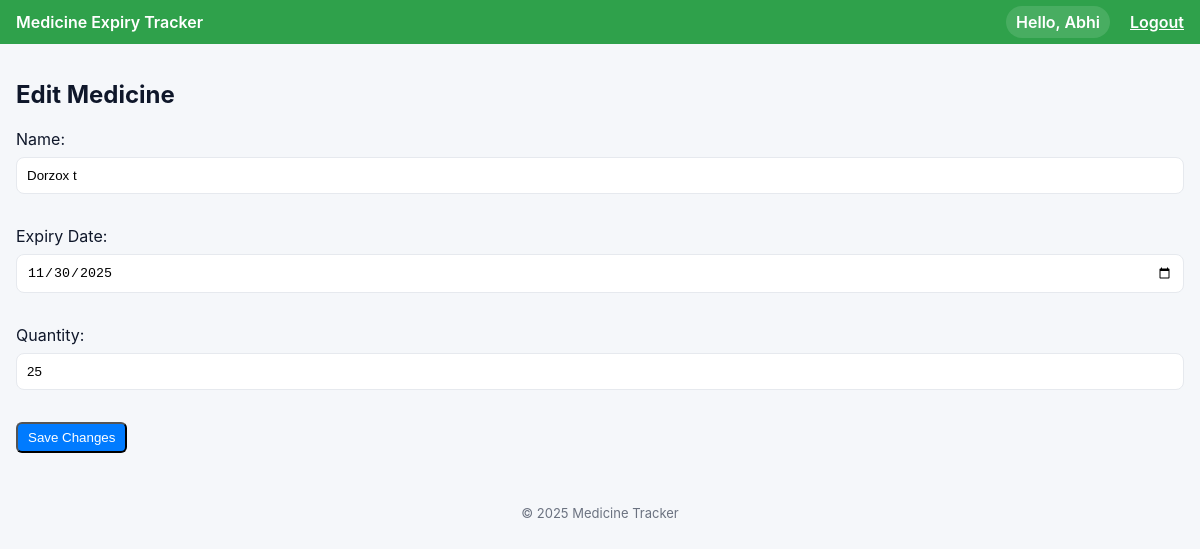
The app's page /edit/16 (signed in) with its own data.
### tables this page shows
CREATE TABLE users (
    id INTEGER PRIMARY KEY AUTOINCREMENT,
    username TEXT UNIQUE NOT NULL,
    password_hash TEXT NOT NULL,
    created_at TEXT NOT NULL
);

CREATE TABLE medicine (
    id INTEGER PRIMARY KEY AUTOINCREMENT,
    name TEXT NOT NULL,
    expiry_date TEXT NOT NULL,
    quantity INTEGER NOT NULL
, user_id INTEGER);

### app.py (the view, shortened to what this page needs)
@app.route("/edit/<int:id>", methods=["GET", "POST"])
@login_required
def edit_medicine(id):
    conn = get_db()
    med = conn.execute("SELECT * FROM medicine WHERE id=? AND user_id=?", (id, session['user_id'])).fetchone()
    return render_template("edit_medicine.html", med=med, user=get_current_user())

### app.py (called while the page is built)
@app.context_processor
def inject_datetime():
    return {'datetime': datetime}

def get_db():
    if hasattr(g, '_db'):
        return g._db
    conn = sqlite3.connect(DATABASE)
    conn.row_factory = sqlite3.Row
    g._db = conn
    return conn

@app.teardown_appcontext
def close_connection(exception):
    db = getattr(g, '_db', None)
    if db is not None:
        db.close()

def init_db():
    conn = get_db()
    conn.execute("""
    CREATE TABLE IF NOT EXISTS users (
        id INTEGER PRIMARY KEY AUTOINCREMENT,
        username TEXT UNIQUE NOT NULL,
        password_hash TEXT NOT NULL,
        created_at TEXT NOT NULL
    )
    """)
    conn.execute("""
    CREATE TABLE IF NOT EXISTS medicine (
        id INTEGER PRIMARY KEY AUTOINCREMENT,
        name TEXT NOT NULL,
        expiry_date TEXT NOT NULL,
        quantity INTEGER NOT NULL,
        user_id INTEGER NOT NULL,
        FOREIGN KEY (user_id) REFERENCES users (id)
    )
    """)
    conn.commit()

@app.before_request
def startup():
    if not hasattr(g, 'db_initialized'):
        init_db()
        g.db_initialized = True

def login_required(f):
    @wraps(f)
    def decorated_function(*args, **kwargs):
        if 'user_id' not in session:
            flash("Please login to access that page.", "warning")
            return redirect(url_for('login', next=request.path))
        return f(*args, **kwargs)
    return decorated_function

def get_current_user():
    if 'user_id' in session:
        conn = get_db()
        user = conn.execute("SELECT id, username FROM users WHERE id = ?", (session['user_id'],)).fetchone()
        return user
    return None

### templates/edit_medicine.html
{% extends "base.html" %}
{% block content %}
<h2>Edit Medicine</h2>
<form method="POST">
    <label>Name:</label><br>
    <input type="text" name="name" value="{{ med.name }}" required><br><br>
    <label>Expiry Date:</label><br>
    <input type="date" name="expiry_date" value="{{ med.expiry_date }}" required><br><br>
    <label>Quantity:</label><br>
    <input type="number" name="quantity" value="{{ med.quantity }}" required><br><br>
    <button type="submit" class="btn-edit">Save Changes</button>
</form>
{% endblock %}

### templates/base.html (shortened to what this page needs)
<!DOCTYPE html>
<html lang="en">
<head>
  <link rel="stylesheet" href="{{ url_for('static', filename='css/style.css') }}">
</head>
<body>
  <div class="navbar">
    <div class="nav-left">Medicine Expiry Tracker</div>
    <div class="nav-right">
      {% if user %}
        <span class="user-pill">Hello, {{ user['username'] }}</span>
        <a href="{{ url_for('logout') }}" class="small-link">Logout</a>
      {% else %}
        <a href="{{ url_for('login') }}" class="small-link">Login</a>
      {% endif %}
    </div>
  </div>
  <div class="container">
    {% block content %}{% endblock %}
  </div>
  <footer class="footer">
    &copy; {{ datetime.utcnow().year }} Medicine Tracker
  </footer>
</body>
</html>

### static/css/style.css (style rules this page uses)
.btn-edit { background: #007bff; padding: 6px 10px; border-radius: 6px; color: white; text-decoration: none; }
.container { padding: 20px; }
:root { --green:#2fa14b; --bg:#f5f7fa; --card:#ffffff; --muted:#6b7280; }
* { box-sizing:border-box }
body { margin:0; font-family:Inter, system-ui, Arial, sans-serif; background:var(--bg); color:#0f172a; -webkit-font-smoothing:antialiased; }
.navbar { display:flex; justify-content:space-between; align-items:center; padding:12px 16px; background:var(--green); color:white; font-weight:600; }
.container { padding:16px }
input[type="text"], input[type="password"], input[type="date"], input[type="number"] { width:100%; padding:10px; margin:8px 0 12px; border-radius:8px; border:1px solid #e6e9ee; }
.small-link { color: var(--violet); text-decoration: underline; margin-left: 8px; }
.user-pill { background:rgba(255,255,255,0.12);padding:6px 10px;border-radius:20px;margin-right:8px }
.footer { padding:12px;text-align:center;color:var(--muted);font-size:13px;margin-top:24px }

### records on screen
users: username "Abhi"
medicine: name "Dorzox t", expiry_date "11/30/2025", quantity "25"
